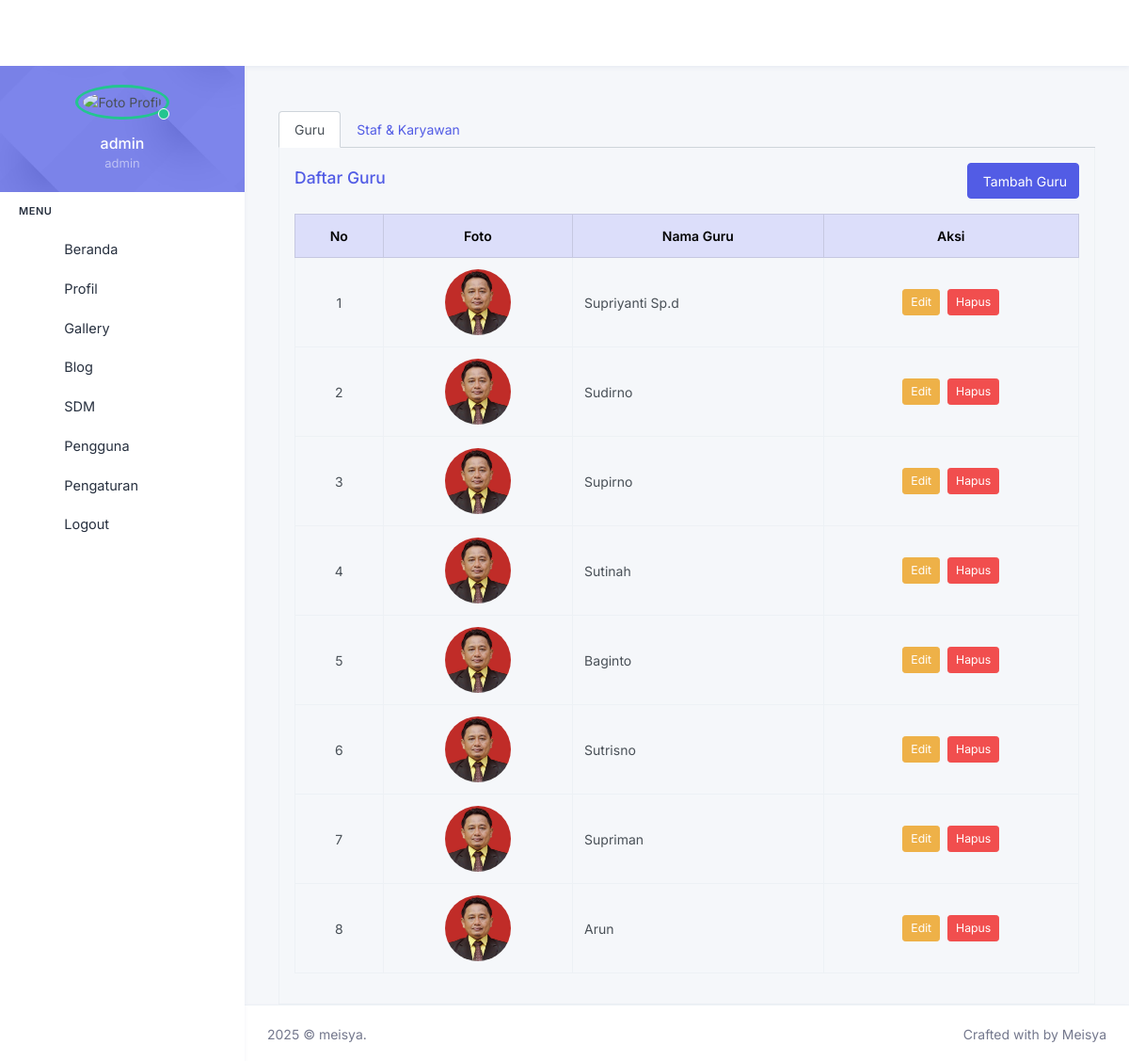
The app's page /page/index.php?page=sdm (signed in) with its own data.
### tables this page shows
CREATE TABLE `guru` (
  `id` int NOT NULL,
  `guru` varchar(200) NOT NULL,
  `foto` varchar(200) NOT NULL
);

### page/sdm/sdm.php (the view, shortened to what this page needs)
<div class="container mt-5">
    <ul class="nav nav-tabs" id="sdmTab" role="tablist">
        <li class="nav-item" role="presentation">
            <button class="nav-link active" id="guru-tab" data-bs-toggle="tab" data-bs-target="#guru" type="button" role="tab" aria-controls="guru" aria-selected="true">
                Guru
            </button>
        </li>
        <li class="nav-item" role="presentation">
            <button class="nav-link" id="staf-tab" data-bs-toggle="tab" data-bs-target="#staf" type="button" role="tab" aria-controls="staf" aria-selected="false">
                Staf & Karyawan
            </button>
        </li>
    </ul>
    <div class="tab-content p-3 border border-top-0" id="sdmTabContent">
        <div class="tab-pane fade show active" id="guru" role="tabpanel" aria-labelledby="guru-tab">
            <div class="d-flex justify-content-between align-items-center mb-3">
                <h5 class="text-primary">Daftar Guru</h5>
                <a href="?page=sdm&aksi=tambahguru" class="btn btn-primary">
                    <i class="bi bi-plus-lg me-1"></i>Tambah Guru
                </a>
            </div>
            <div class="table-responsive">
                <table class="table table-bordered align-middle table-hover">
                    <thead class="table-primary text-center">
                        <tr>
                            <th>No</th>
                            <th>Foto</th>
                            <th>Nama Guru</th>
                            <th>Aksi</th>
                        </tr>
                    </thead>
                    <tbody>
                        <?php
                        $no = 1;
                        $query = mysqli_query($conn, "SELECT * FROM guru");
                        while ($data = mysqli_fetch_assoc($query)) {
                        ?>
                        <tr>
                            <td class="text-center"><?= $no++ ?></td>
                            <td class="text-center">
                                <img src="../assets/img/guru/<?= $data['foto'] ?>" width="70" height="70" class="rounded-circle object-fit-cover">
                            </td>
                            <td><?= $data['guru'] ?></td>
                            <td class="text-center">
                                <a href="?page=sdm&aksi=editguru&id=<?= $data['id'] ?>" class="btn btn-warning btn-sm me-1">
                                    <i class="bi bi-pencil-square"></i> Edit
                                </a>
                                <a href="?page=sdm&aksi=hapusguru&id=<?= $data['id'] ?>" class="btn btn-danger btn-sm" onclick="return confirm('Yakin ingin menghapus guru ini?')">
                                    <i class="bi bi-trash"></i> Hapus
                                </a>
                            </td>
                        </tr>
                        <?php } ?>
                    </tbody>
                </table>
            </div>
        </div>
    </div>
</div>

### records on screen
guru: foto (picture), guru "Supriyanti Sp.d"
guru: foto (picture), guru "Sudirno"
guru: foto (picture), guru "Supirno"
guru: foto (picture), guru "Sutinah"
guru: foto (picture), guru "Baginto"
guru: foto (picture), guru "Sutrisno"
guru: foto (picture), guru "Supriman"
guru: foto (picture), guru "Arun"

### other values on screen
$username "admin"
$role "admin"
$item['title'] "Beranda"
$item['title'] "Profil"
$item['title'] "Gallery"
$item['title'] "Blog"
$item['title'] "SDM"
$item['title'] "Pengguna"
$item['title'] "Pengaturan"
$item['title'] "Logout"
